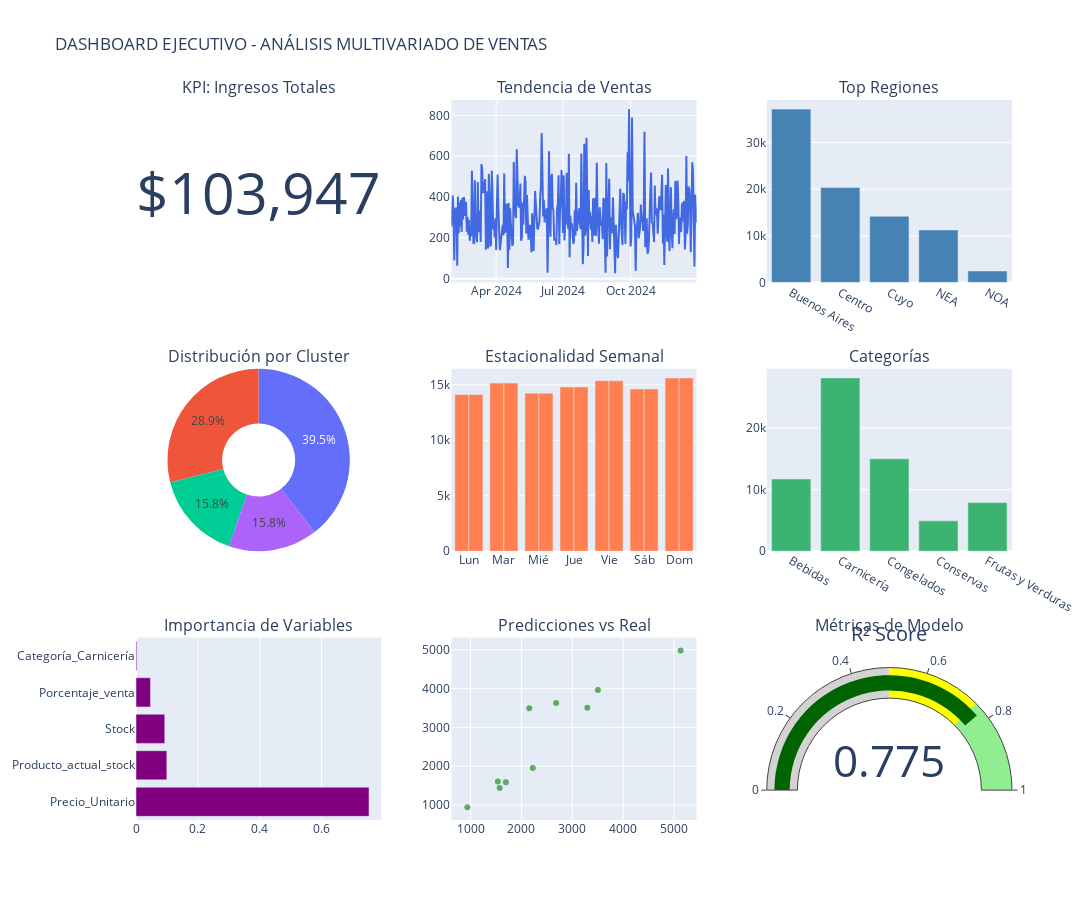

The code cell stored with this chart in its notebook:
### Code cell
# =============================================================================
# 9. DASHBOARD INTERACTIVO CONSOLIDADO
# =============================================================================

print("\n" + "="*70)
print("DASHBOARD CONSOLIDADO FINAL")
print("="*70)

# Crear dashboard final con todos los elementos clave
fig_dashboard = make_subplots(
    rows=3, cols=3,
    subplot_titles=(
        'KPI: Ingresos Totales', 'Tendencia de Ventas', 'Top Regiones',
        'Distribución por Cluster', 'Estacionalidad Semanal', 'Categorías',
        'Importancia de Variables', 'Predicciones vs Real', 'Métricas de Modelo'
    ),
    specs=[
        [{"type": "indicator"}, {"type": "scatter"}, {"type": "bar"}],
        [{"type": "pie"}, {"type": "bar"}, {"type": "bar"}],
        [{"type": "bar"}, {"type": "scatter"}, {"type": "indicator"}]
    ],
    vertical_spacing=0.12,
    horizontal_spacing=0.08
)

# Row 1
# KPI Ingresos
fig_dashboard.add_trace(
    go.Indicator(mode="number", value=total_ventas, 
                 number={'prefix': "$", 'valueformat': ',.0f'}),
    row=1, col=1
)

# Tendencia
fig_dashboard.add_trace(
    go.Scatter(x=ventas_diarias.index, y=ventas_diarias['Cantidad_dinero'],
               mode='lines', line=dict(color='royalblue')),
    row=1, col=2
)

# Top Regiones
fig_dashboard.add_trace(
    go.Bar(x=ventas_region.head(5)['Región'], 
           y=ventas_region.head(5)['Ingresos'],
           marker_color='steelblue'),
    row=1, col=3
)

# Row 2
# Clusters Pie
cluster_dist = cluster_data['Cluster'].value_counts()
fig_dashboard.add_trace(
    go.Pie(labels=[f'Cluster {i}' for i in cluster_dist.index],
           values=cluster_dist.values, hole=0.4),
    row=2, col=1
)

# Estacionalidad

orden_semana = [0, 1, 2, 3, 4, 5, 6]
dias_espanol = ["Lun", "Mar", "Mié", "Jue", "Vie", "Sáb", "Dom"]

ventas_dia = (
    df.groupby("Día_semana")["Cantidad_dinero"]
      .sum()
      .reindex(orden_semana)
      .fillna(0)
      .reset_index()
)

ventas_dia["dia_nombre"] = dias_espanol

fig_dashboard.add_trace(
    go.Bar(
        x=ventas_dia["dia_nombre"],
        y=ventas_dia["Cantidad_dinero"],
        marker_color='coral'
    ),
    row=2, col=2
)


fig_dashboard.add_trace(
    go.Bar(
    x=ventas_dia["dia_nombre"],
    y=ventas_dia["Cantidad_dinero"],
    marker_color='coral'
),
    row=2, col=2
)

# Categorías
fig_dashboard.add_trace(
    go.Bar(x=ventas_categoria['Categoría'].astype(str).head(5),
           y=ventas_categoria['Ingresos'].head(5),
           marker_color='mediumseagreen'),
    row=2, col=3
)

# Row 3
# Importancia de variables (mejor modelo)
best_importance = pd.DataFrame({
    'Feature': feature_cols_global,
    'Importance': boosting_models[best_model]['model'].feature_importances_
}).nlargest(5, 'Importance')

fig_dashboard.add_trace(
    go.Bar(y=best_importance['Feature'], x=best_importance['Importance'],
           orientation='h', marker_color='purple'),
    row=3, col=1
)

# Predicciones vs Real
fig_dashboard.add_trace(
    go.Scatter(x=y_test_g, y=boosting_models[best_model]['predictions'],
               mode='markers', marker=dict(color='green', opacity=0.6)),
    row=3, col=2
)

# Métrica R²
fig_dashboard.add_trace(
    go.Indicator(
        mode="gauge+number",
        value=boosting_models[best_model]['metrics']['R2'],
        gauge={'axis': {'range': [0, 1]},
               'bar': {'color': "darkgreen"},
               'steps': [
                   {'range': [0, 0.5], 'color': "lightgray"},
                   {'range': [0.5, 0.75], 'color': "yellow"},
                   {'range': [0.75, 1], 'color': "lightgreen"}
               ]},
        title={'text': "R² Score"}
    ),
    row=3, col=3
)

fig_dashboard.update_layout(
    title_text="DASHBOARD EJECUTIVO - ANÁLISIS MULTIVARIADO DE VENTAS",
    height=900,
    width=1400,
    showlegend=False
)
fig_dashboard.show()

### Figure 1 — Plotly figure (JSON) as saved in the notebook; plotly's stock layout.template omitted (floating-point values rounded to 4 significant figures; data arrays with more than 128 entries replaced by an {"elided": "..."} marker saying what was removed)
{"data": [{"domain": {"x": [0, 0.28], "y": [0.7467, 1]}, "mode": "number", "number": {"prefix": "$", "valueformat": ",.0f"}, "type": "indicator", "value": 103900.0}, {"line": {"color": "royalblue"}, "mode": "lines", "type": "scatter", "x": {"elided": "335 str values"}, "xaxis": "x", "y": {"elided": "335 float values"}, "yaxis": "y"}, {"marker": {"color": "steelblue"}, "type": "bar", "x": ["Buenos Aires", "Centro", "Cuyo", "NEA", "NOA"], "xaxis": "x2", "y": [37140.0, 20360.0, 14180.0, 11250.0, 2457.0], "yaxis": "y2"}, {"domain": {"x": [0, 0.28], "y": [0.3733, 0.6267]}, "hole": 0.4, "labels": ["Cluster 2", "Cluster 0", "Cluster 1", "Cluster 3"], "type": "pie", "values": [15, 11, 6, 6]}, {"marker": {"color": "coral"}, "type": "bar", "x": ["Lun", "Mar", "Mié", "Jue", "Vie", "Sáb", "Dom"], "xaxis": "x3", "y": [14120.0, 15150.0, 14250.0, 14810.0, 15370.0, 14620.0, 15620.0], "yaxis": "y3"}, {"marker": {"color": "coral"}, "type": "bar", "x": ["Lun", "Mar", "Mié", "Jue", "Vie", "Sáb", "Dom"], "xaxis": "x3", "y": [14120.0, 15150.0, 14250.0, 14810.0, 15370.0, 14620.0, 15620.0], "yaxis": "y3"}, {"marker": {"color": "mediumseagreen"}, "type": "bar", "x": ["Bebidas", "Carnicería", "Congelados", "Conservas", "Frutas y Verduras"], "xaxis": "x4", "y": [11740.0, 28190.0, 15030.0, 4934.0, 7905.0], "yaxis": "y4"}, {"marker": {"color": "purple"}, "orientation": "h", "type": "bar", "x": [0.7531, 0.09964, 0.09296, 0.04693, 0.002612], "xaxis": "x5", "y": ["Precio_Unitario", "Producto_actual_stock", "Stock", "Porcentaje_venta", "Categoría_Carnicería"], "yaxis": "y5"}, {"marker": {"color": "green", "opacity": 0.6}, "mode": "markers", "type": "scatter", "x": [1537.0, 938.0, 1695.0, 2682.0, 1572, 2223.0, 3296.0, 2155.0, 5129.0, 3503.0], "xaxis": "x6", "y": [1605.0, 946.5, 1587.0, 3629.0, 1436.0, 1952.0, 3506.0, 3491.0, 4981.0, 3964.0], "yaxis": "y6"}, {"domain": {"x": [0.72, 1], "y": [0, 0.2533]}, "gauge": {"axis": {"range": [0, 1]}, "bar": {"color": "darkgreen"}, "steps": [{"color": "lightgray", "range": [0, 0.5]}, {"color": "yellow", "range": [0.5, 0.75]}, {"color": "lightgreen", "range": [0.75, 1]}]}, "mode": "gauge+number", "title": {"text": "R² Score"}, "type": "indicator", "value": 0.7751}], "layout": {"annotations": [{"font": {"size": 16}, "showarrow": false, "text": "KPI: Ingresos Totales", "x": 0.14, "xanchor": "center", "xref": "paper", "y": 1, "yanchor": "bottom", "yref": "paper"}, {"font": {"size": 16}, "showarrow": false, "text": "Tendencia de Ventas", "x": 0.5, "xanchor": "center", "xref": "paper", "y": 1, "yanchor": "bottom", "yref": "paper"}, {"font": {"size": 16}, "showarrow": false, "text": "Top Regiones", "x": 0.86, "xanchor": "center", "xref": "paper", "y": 1, "yanchor": "bottom", "yref": "paper"}, {"font": {"size": 16}, "showarrow": false, "text": "Distribución por Cluster", "x": 0.14, "xanchor": "center", "xref": "paper", "y": 0.6267, "yanchor": "bottom", "yref": "paper"}, {"font": {"size": 16}, "showarrow": false, "text": "Estacionalidad Semanal", "x": 0.5, "xanchor": "center", "xref": "paper", "y": 0.6267, "yanchor": "bottom", "yref": "paper"}, {"font": {"size": 16}, "showarrow": false, "text": "Categorías", "x": 0.86, "xanchor": "center", "xref": "paper", "y": 0.6267, "yanchor": "bottom", "yref": "paper"}, {"font": {"size": 16}, "showarrow": false, "text": "Importancia de Variables", "x": 0.14, "xanchor": "center", "xref": "paper", "y": 0.2533, "yanchor": "bottom", "yref": "paper"}, {"font": {"size": 16}, "showarrow": false, "text": "Predicciones vs Real", "x": 0.5, "xanchor": "center", "xref": "paper", "y": 0.2533, "yanchor": "bottom", "yref": "paper"}, {"font": {"size": 16}, "showarrow": false, "text": "Métricas de Modelo", "x": 0.86, "xanchor": "center", "xref": "paper", "y": 0.2533, "yanchor": "bottom", "yref": "paper"}], "height": 900, "showlegend": false, "title": {"text": "DASHBOARD EJECUTIVO - ANÁLISIS MULTIVARIADO DE VENTAS"}, "width": 1400, "xaxis": {"anchor": "y", "domain": [0.36, 0.64]}, "xaxis2": {"anchor": "y2", "domain": [0.72, 1]}, "xaxis3": {"anchor": "y3", "domain": [0.36, 0.64]}, "xaxis4": {"anchor": "y4", "domain": [0.72, 1]}, "xaxis5": {"anchor": "y5", "domain": [0, 0.28]}, "xaxis6": {"anchor": "y6", "domain": [0.36, 0.64]}, "yaxis": {"anchor": "x", "domain": [0.7467, 1]}, "yaxis2": {"anchor": "x2", "domain": [0.7467, 1]}, "yaxis3": {"anchor": "x3", "domain": [0.3733, 0.6267]}, "yaxis4": {"anchor": "x4", "domain": [0.3733, 0.6267]}, "yaxis5": {"anchor": "x5", "domain": [0, 0.2533]}, "yaxis6": {"anchor": "x6", "domain": [0, 0.2533]}}}
